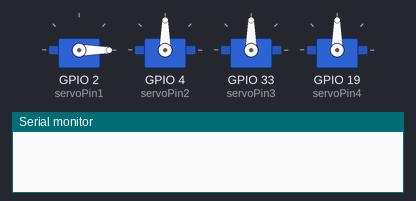
Bench run of a sketch on a simulated ESP32. On the bench: 4 × servo, the last lines printed to the serial monitor.

Above: at 0.0 s.
At 4.35 s:
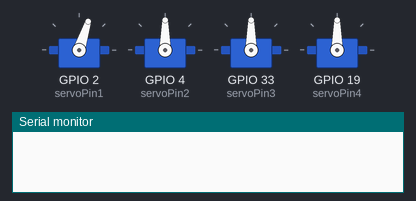
At 8.99 s:
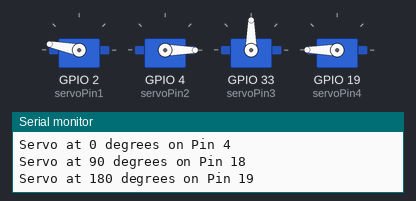
At 18.12 s:
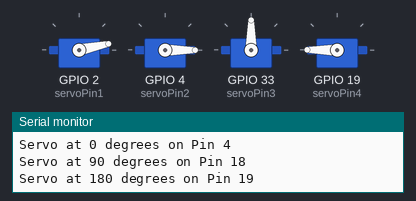
At 27.69 s:
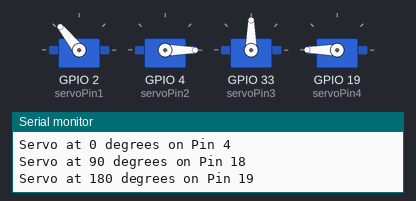
At 37.6 s:
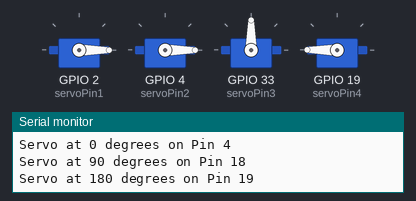
Timing chart, 0 to 40.0 s (numbered marks = the images above):
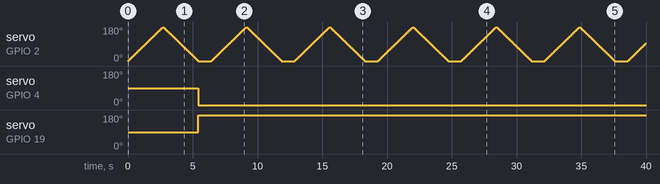

Measured:
- by itself, servo on GPIO 4 (servoPin2): 90° → 0° at 5.4 s
- by itself, servo on GPIO 19 (servoPin4): 90° → 180° at 5.4 s

The sketch:

Servo_ESP32.ino
```cpp
#include <ESP32Servo.h>

// Define PWM-capable pins for servo control
const int servoPin1 = 2;  // Pin to move servo to a sweeping motion
const int servoPin2 = 4;  // Pin to move servo to 0 degrees
const int servoPin3 = 33; // Pin to move servo to 90 degrees
const int servoPin4 = 19; // Pin to move servo to 180 degrees

Servo myservo1;
Servo myservo2;
Servo myservo3;
Servo myservo4;

void setup() {
  Serial.begin(115200);

  // Attach servos to the respective pins
  myservo1.attach(servoPin1); // Sweeping servo
  myservo2.attach(servoPin2); // Servo for 0 degrees
  myservo3.attach(servoPin3); // Servo for 90 degrees
  myservo4.attach(servoPin4); // Servo for 180 degrees
}

void loop() {
  // Sweep the servo connected to servoPin1
  for (int pos = 0; pos <= 180; pos++) {
    myservo1.write(pos); // Sweeping from 0 to 180 degrees
    delay(15);           // Wait for 15ms to simulate servo movement
  }
  for (int pos = 180; pos >= 0; pos--) {
    myservo1.write(pos); // Sweeping back from 180 to 0 degrees
    delay(15);
  }

  // Servo connected to servoPin2 moves to 0 degrees
  myservo2.write(0);
  Serial.println("Servo at 0 degrees on Pin 4");

  // Servo connected to servoPin3 moves to 90 degrees
  myservo3.write(90);
  Serial.println("Servo at 90 degrees on Pin 18");

  // Servo connected to servoPin4 moves to 180 degrees
  myservo4.write(180);
  Serial.println("Servo at 180 degrees on Pin 19");

  delay(1000);  // Wait for 1 second before the next loop
}
```
